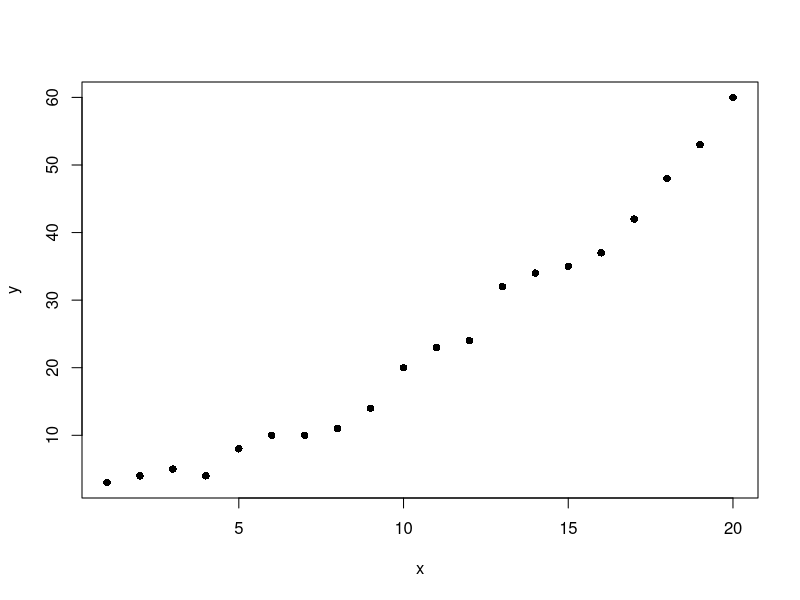
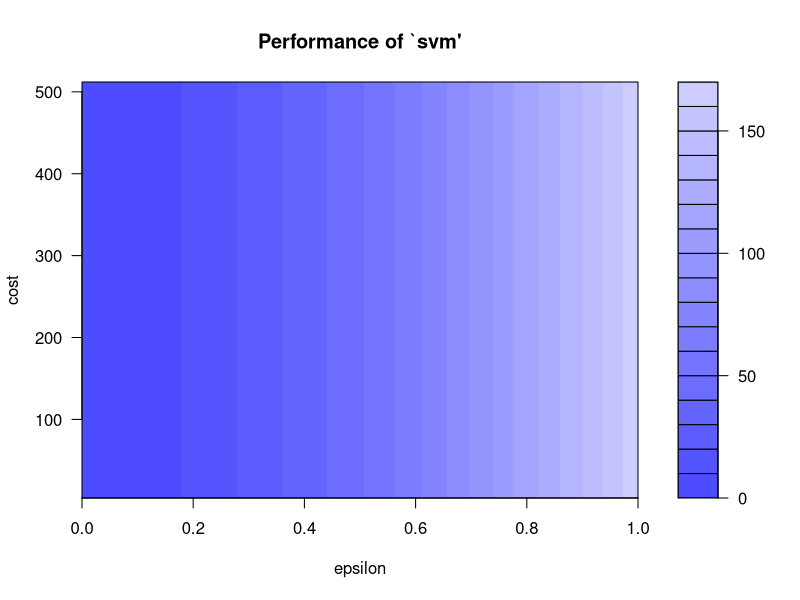

Write R code to recreate these figures, in order.
library(e1071)
x=c(1,2,3,4,5,6,7,8,9,10,11,12,13,14,15,16,17,18,19,20)
y=c(3,4,5,4,8,10,10,11,14,20,23,24,32,34,35,37,42,48,53,60)
train=data.frame(x,y)
plot(train,pch=16)
model_svm<- svm(y ~ x , train)
print(model_svm)
pred<- predict(model_svm, train)
print(pred)
model <- lm(y ~ x, train)
error <- model$residuals
lm_error<- sqrt(mean(error^2))
print(lm_error)
svm_tune<- tune(svm, y ~ x,data =train,ranges = list(epsilon = seq(0,1,0.01), cost =2^(2:9)))
print(svm_tune)
best_mod<- svm_tune$best.model
best_mod_pred<- predict(best_mod, train) 
error_best_mod<- train$y - best_mod_pred
best_mod_RMSE<- sqrt(mean(error_best_mod^2))
print(best_mod_RMSE)
plot(svm_tune)